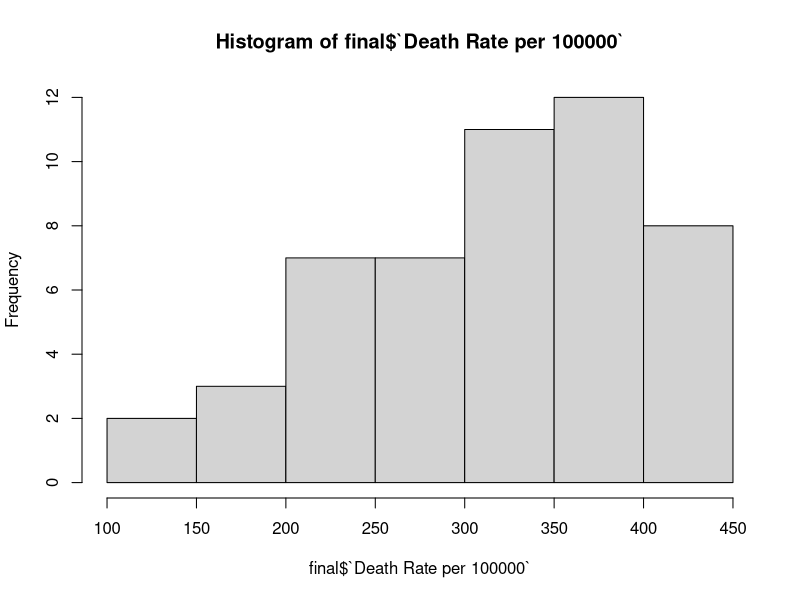
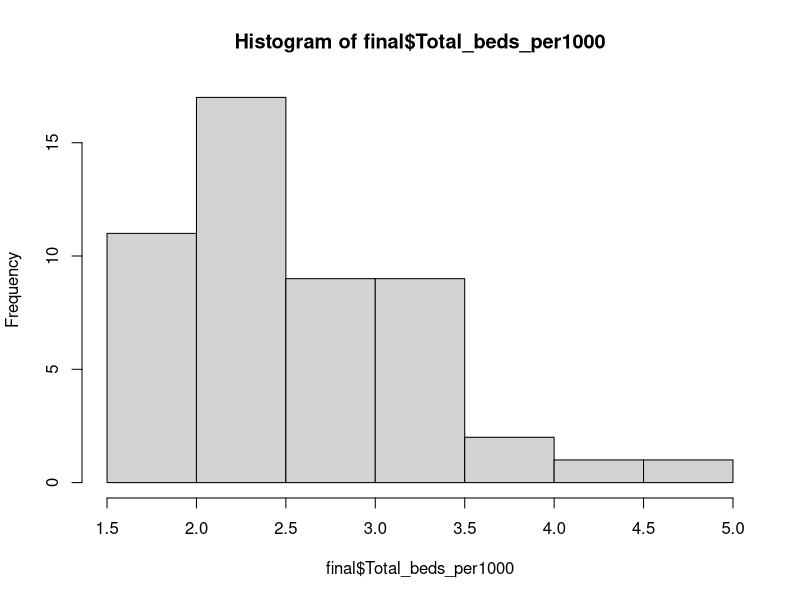
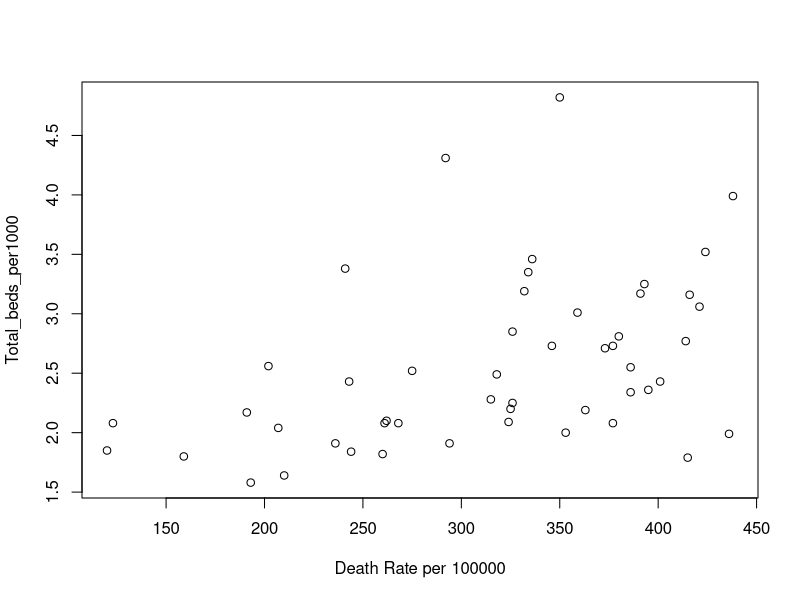

Generate these figures, in order, with R:
list.of.packages <- c("ggplot2", "dplyr", "broom", "ggpubr", "readxl", "writexl")
new.packages <- list.of.packages[!(list.of.packages %in% installed.packages()[,"Package"])]
if(length(new.packages)) install.packages(new.packages)
lapply(list.of.packages, require, character.only = TRUE)
setwd('~/COVID19_hospitalizations-death/')
deaths <- read_excel("united_states_covid19_cases_deaths_and_testing_by_state_states only.xlsx")
govenors<- read_excel("US govenors party 2020.xlsx")
age<-read_excel('US state median population.xlsx')
gini<-read_excel('gini index.xlsx')
beds<-read.csv("states_beds_per1000.csv")
beds<-beds[c(1,5)]
deaths<- deaths[c(1,7)]
final1<- merge(deaths, govenors, by = "State")
final2 <- merge(gini, age, by = "State")
final <- merge(final1, final2, by = "State")
final <- merge(final,beds,by="State")
write_xlsx(x = final, path = "final.xlsx")
summary(final)
final$Governor <- factor(final$Governor)
final$`Gini Index` <- as.numeric(final$`Gini Index`)
final$`Gini Index` <- 100*(final$`Gini Index`)
hist(final$`Death Rate per 100000`)
hist(final$`Total_beds_per1000`)
plot(`Total_beds_per1000` ~ `Death Rate per 100000`, data = final)
cor(final$`Total_beds_per1000`, final$`Death Rate per 100000`)
bed.lm <- lm(`Total_beds_per1000` ~ `Death Rate per 100000`, data = final)
age.lm <-  lm(`MedianAge` ~ `Death Rate per 100000`, data = final)
gini.lm <- lm(`Gini Index` ~ `Death Rate per 100000`, data = final)
final.lm <- glm(`Death Rate per 100000`~`Total_beds_per1000` + `MedianAge` + `Gini Index` + `Governor`,
                data = final
                )
summary(final.lm)
summary(bed.lm)
summary(age.lm)
summary(gini.lm)
